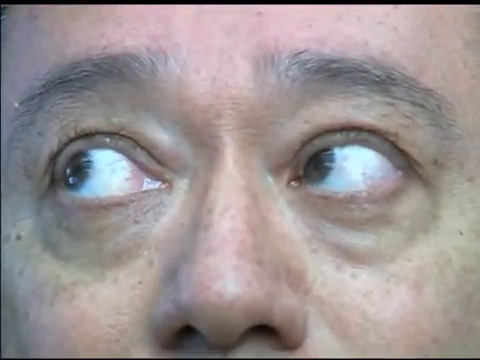
#> input picture frame 156 of videoplayback.mp4, 480 x 360 px
$ jupyter execute 3D_plot.ipynb
#> lines starting #> are read from the running program, lines starting #| are printed output that depends on the picture; after the words box and inside, x2 and y2 are one past the last pixel; in counts of white or black regions, pixels touching at a corner belong together
#> further down, img is the input picture: shape (360, 480, 3); mean B, G, R 147.8, 147.1, 156.1
# Eye tracking
This code reads a video file using OpenCV and detects the movement of the pupils in each frame of the video. First, lets define custom *find_pupils* function.  The function converts the input frame to grayscale, applies a binary threshold, and removes noise with a median filter. It then uses the Hough transform to detect filled circles in the image.  If circles are found, the function extracts the x and y coordinates of the two circles, which represent the positions of the pupils. If circles are not found, the function returns the previous meaning of x and y. The function returns a numpy array new_row containing these positions, along with the input frame number. This function is intended to be used to process a sequence of frames in a video, in order to track the movement of the pupils over time.

[cell 1]
import numpy as np
import cv2

def find_pupils(i, img, old_row):
    # convert the frame to grayscale to facilitate contour detection
#> called with i = 0
    gray = cv2.cvtColor(img, cv2.COLOR_BGR2GRAY)
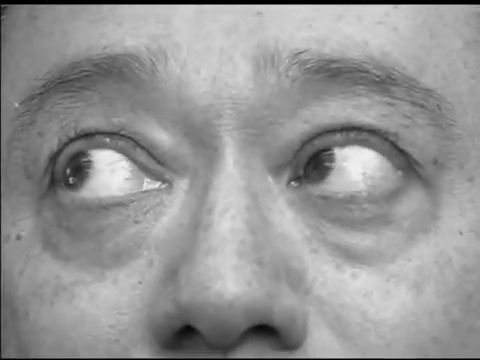
#> gray: shape (360, 480); min 0, max 241, mean 149.9

    # threshold the image using a threshold value
    thresh = cv2.threshold(gray,85, 255, cv2.THRESH_BINARY)[1]
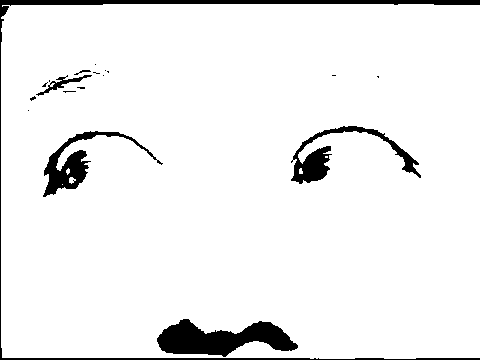
#> thresh: shape (360, 480); 94.1% white; 19 black regions (13 under 20 px), largest, box (x1, y1, x2, y2) and area: (0, 0, 480, 360) 3406, (157, 319, 298, 357) 3050, (291, 126, 421, 184) 1725, (43, 131, 163, 197) 1678, (36, 75, 92, 96) 244, (74, 70, 91, 75) 29

    # remove noise from the image using median filter
    thresh = cv2.medianBlur(thresh, 5)
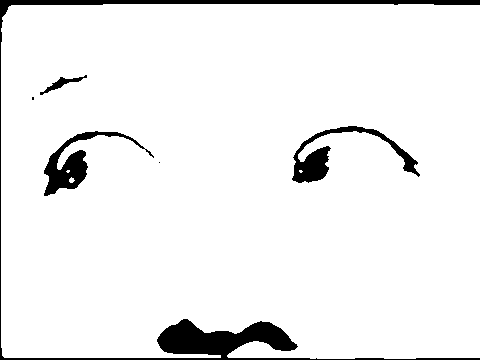
#> thresh: shape (360, 480); 94.2% white; 6 black regions (2 under 20 px), largest, box (x1, y1, x2, y2) and area: (0, 0, 480, 360) 6466, (292, 126, 420, 183) 1716, (44, 131, 154, 196) 1658, (40, 75, 87, 95) 222

    # detect filled circles in the image
    circles = cv2.HoughCircles(thresh, cv2.HOUGH_GRADIENT_ALT, dp=1, minDist=5, param1=30, param2=0, minRadius=17, maxRadius=22)
#> circles = [[264, 340, 19.2], [313, 163, 19.44]]

    a, x1, y1, x2, y2 = old_row[0]

    if circles is not None:
        circles = circles[0, :].astype("int")
#> circles = [[264, 340, 19], [313, 163, 19]]
        for (x, y, r) in circles:
            if y > 150 and y < 190:
                if x < 200:
                    x1 = x
                    y1 = y
                else:
                    x2 = x
                    y2 = y
#> this loop made 2 passes
#> (x, y, r, x2, y2) on pass 2: (313, 163, 19, 313, 163)
    new_row = np.array([[i,x1,y1,x2,y2]])
#> new_row = [[0, 0, 0, 313, 163]]
    return new_row

All founded coordinates of the pupils are stored in a NumPy array with 5 columns:
- number_of_frame,
- x_of_right_eye,
- y_of_right_eye,
- x_of_left_eye,
- y_of_left_eye.
The number of raws is equal to the number of frames. Then a Pandas dataframe is created from this array to show both eyes in one plot. Pandas dataframe concatenates the x, y, and time values for the right and left eyes and creates a 3D scatter plot of the pupil movement using Plotly. The plot displays the movement of the pupils over time, with the x and y coordinates representing the horizontal and vertical positions of the pupils and the time representing the frames of the video.

[cell 2]
import pandas as pd
import plotly.express as px

# Load video file
cap = cv2.VideoCapture('videoplayback.mp4')

# Check if the file is opened successfully
if not cap.isOpened():
    print("Failed to open the video file")

coordinates_arr = np.array([[0,0,0,0,0]]) # frame_number, x1, y1, x2, y2
i = 0 # frame_number

# Read the first frame from the video
ret, img = cap.read()
old_row = [[0,0,0,0,0]]

while ret:
    new_row = find_pupils(i,img,old_row)
#> new_row = [[0, 0, 0, 313, 163]]
    coordinates_arr = np.append(coordinates_arr, new_row, axis=0)
#> coordinates_arr = [[0, 0, 0, 0, 0], [0, 0, 0, 313, 163]]
    i += 1
    ret, img = cap.read()
    old_row = new_row
#> old_row = [[0, 0, 0, 313, 163]]

df = pd.DataFrame(coordinates_arr,columns = ['Time','X','Y','X2','Y2'])

# Concatenate coordinates of the right and left eye to show them together
x_values = np.concatenate([df['X'], df['X2']])
y_values = np.concatenate([df['Y'], df['Y2']])
z_values = np.concatenate([df['Time'], df['Time']])

fig = px.scatter_3d(df, x = x_values, y = y_values , z = z_values ).update_traces(marker = dict(size = 2,color = "#C00000"))
# Change the axis names
fig.update_layout(scene=dict(xaxis_title='X', yaxis_title='Y', zaxis_title='Time'))
# Set the title of the plot
fig.update_layout(title='Eye movement chart')
fig.show()

# Release resources
cap.release()

$ run again, starting later in the video
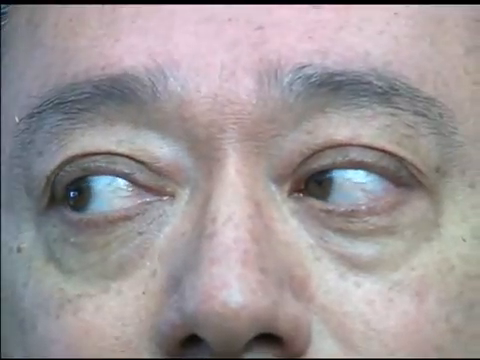
#> input picture frame 704 of videoplayback.mp4, 480 x 360 px
#> img is the input picture: shape (360, 480, 3); mean B, G, R 152.8, 151, 158.5
#> in find_pupils, `thresh = cv2.threshold(gray,85, 255, cv2.THRESH_BINARY)[1]`:
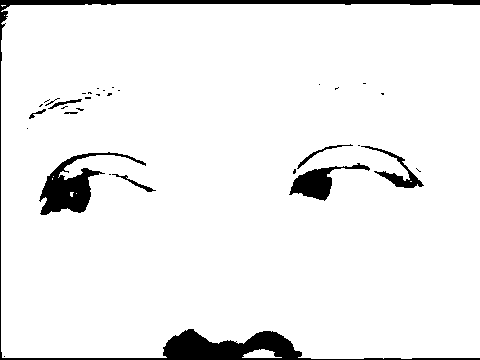
#> thresh: shape (360, 480); 94.1% white; 33 black regions (23 under 20 px), largest, box (x1, y1, x2, y2) and area: (0, 0, 480, 360) 5972, (39, 152, 146, 215) 2060, (289, 163, 370, 201) 1077
#> in find_pupils, `thresh = cv2.medianBlur(thresh, 5)`:
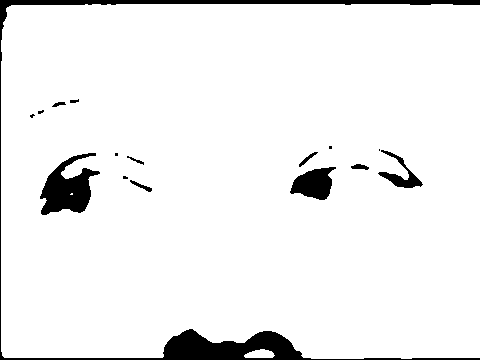
#> thresh: shape (360, 480); 94.3% white; 16 black regions (6 under 20 px), largest, box (x1, y1, x2, y2) and area: (0, 0, 480, 360) 6007, (40, 153, 100, 215) 1943, (290, 167, 336, 200) 966
#> circles = None
#> new_row = [[0, 0, 0, 0, 0]]
#> coordinates_arr = [[0, 0, 0, 0, 0], [0, 0, 0, 0, 0]]
#> old_row = [[0, 0, 0, 0, 0]]

$ run again, starting later in the video
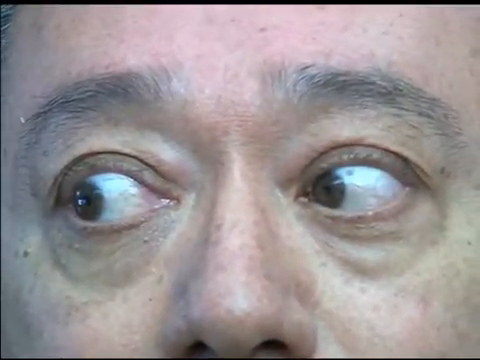
#> input picture frame 1252 of videoplayback.mp4, 480 x 360 px
#> img is the input picture: shape (360, 480, 3); mean B, G, R 149.8, 147.8, 155
#> in find_pupils, `thresh = cv2.threshold(gray,85, 255, cv2.THRESH_BINARY)[1]`:
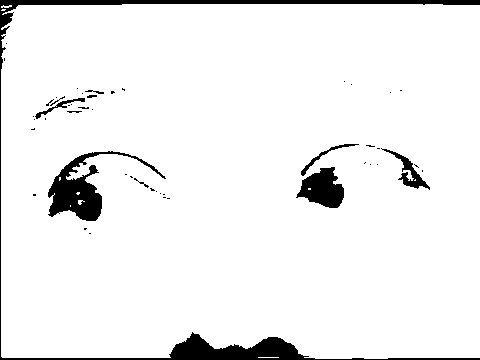
#> thresh: shape (360, 480); 94.1% white; 49 black regions (38 under 20 px), largest, box (x1, y1, x2, y2) and area: (0, 0, 480, 360) 5532, (48, 151, 166, 221) 2296, (296, 167, 344, 208) 1236
#> in find_pupils, `thresh = cv2.medianBlur(thresh, 5)`:
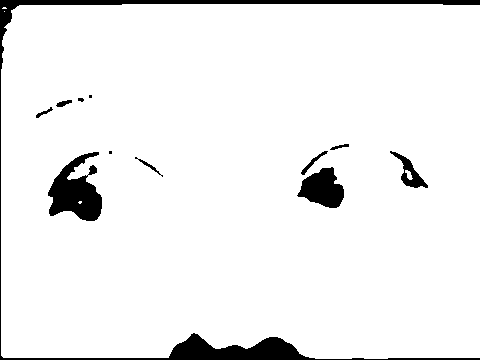
#> thresh: shape (360, 480); 94.3% white; 12 black regions (3 under 20 px), largest, box (x1, y1, x2, y2) and area: (0, 0, 480, 360) 5586, (48, 152, 102, 221) 2138, (297, 167, 344, 208) 1231
#> circles = None
#> new_row = [[0, 0, 0, 0, 0]]
#> coordinates_arr = [[0, 0, 0, 0, 0], [0, 0, 0, 0, 0]]
#> old_row = [[0, 0, 0, 0, 0]]
